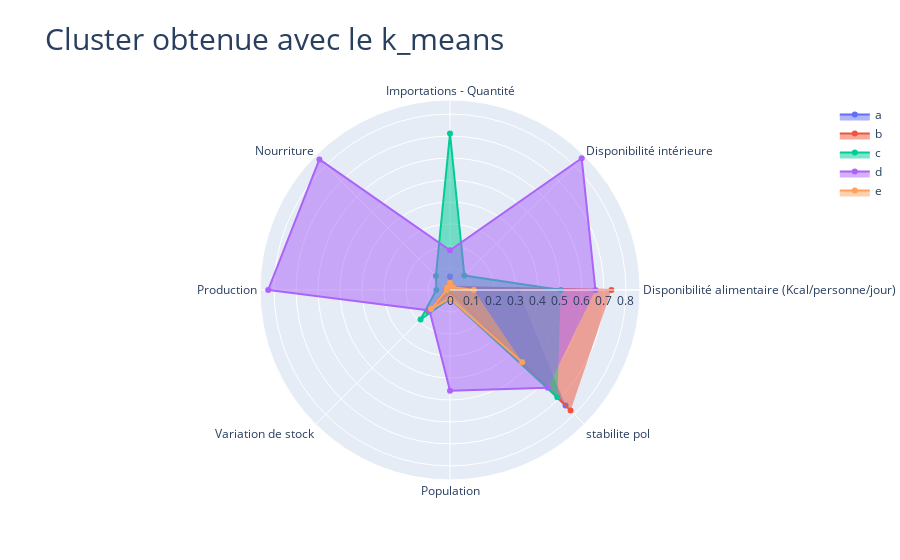

Notebook source saved alongside this figure:
### Code cell
fig = go.Figure()
for index,val in means_cluster.iterrows():
    fig.add_trace(go.Scatterpolar(
    r=val,
    theta=means_cluster.columns,
    fill='toself',
    name=index
))
    fig.update_layout(
    title=dict(text ="Cluster obtenue avec le k_means",font = dict(size=30))
    )
fig.show()

### Figure 1 — Plotly figure (JSON) as saved in the notebook; plotly's stock layout.template omitted (floating-point values rounded to 4 significant figures)
{"data": [{"fill": "toself", "name": "a", "r": [0.3086, 0.01874, 0.06155, 0.01742, 0.01643, 0.139, 0.00955, 0.7432], "theta": ["Disponibilité alimentaire (Kcal/personne/jour)", "Disponibilité intérieure", "Importations - Quantité", "Nourriture", "Production", "Variation de stock", "Population", "stabilite pol"], "type": "scatterpolar"}, {"fill": "toself", "name": "b", "r": [0.7342, 0.01902, 0.02825, 0.01776, 0.01646, 0.1395, 0.005369, 0.7755], "theta": ["Disponibilité alimentaire (Kcal/personne/jour)", "Disponibilité intérieure", "Importations - Quantité", "Nourriture", "Production", "Variation de stock", "Population", "stabilite pol"], "type": "scatterpolar"}, {"fill": "toself", "name": "c", "r": [0.5039, 0.09251, 0.7116, 0.09061, 0.0621, 0.1894, 0.04106, 0.6902], "theta": ["Disponibilité alimentaire (Kcal/personne/jour)", "Disponibilité intérieure", "Importations - Quantité", "Nourriture", "Production", "Variation de stock", "Population", "stabilite pol"], "type": "scatterpolar"}, {"fill": "toself", "name": "d", "r": [0.6612, 0.8469, 0.1802, 0.8398, 0.8267, 0.1319, 0.4583, 0.6287], "theta": ["Disponibilité alimentaire (Kcal/personne/jour)", "Disponibilité intérieure", "Importations - Quantité", "Nourriture", "Production", "Variation de stock", "Population", "stabilite pol"], "type": "scatterpolar"}, {"fill": "toself", "name": "e", "r": [0.1082, 0.01889, 0.03297, 0.01785, 0.01583, 0.1217, 0.03818, 0.464], "theta": ["Disponibilité alimentaire (Kcal/personne/jour)", "Disponibilité intérieure", "Importations - Quantité", "Nourriture", "Production", "Variation de stock", "Population", "stabilite pol"], "type": "scatterpolar"}], "layout": {"title": {"font": {"size": 30}, "text": "Cluster obtenue avec le k_means"}}}
